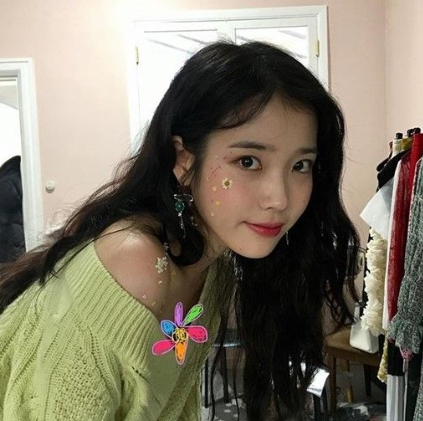
#> input picture py_learn/com/gemini/opencv/mei.png, 423 x 421 px
$ python cv.py
#> lines starting #> are read from the running program, lines starting #| are printed output that depends on the picture; after the words box and inside, x2 and y2 are one past the last pixel; in counts of white or black regions, pixels touching at a corner belong together
import cv2

img = cv2.imread("mei.png")
#> img is the input picture: shape (421, 423, 3); mean B, G, R 104.7, 121.1, 128.7
# cv2.imshow("image",img)
# cv2.waitKey(0)
# cv2.destroyAllWindows()

# 主题

## 划线
green = (0,255,0)
# [12 lines of commented-out code are left out]
cv2.rectangle(img,(170,110),(320,260),green,2)
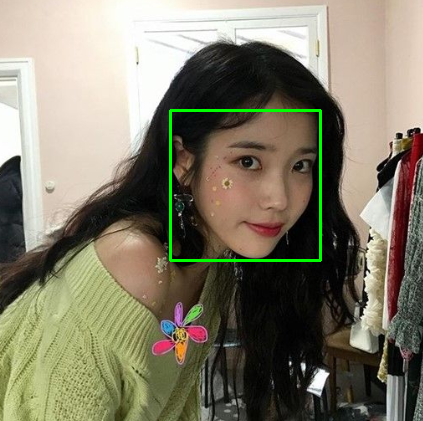
#> img: shape (421, 423, 3); 1.01% of pixels changed, all inside (x1, y1, x2, y2) = (169, 109, 322, 262)
cv2.imshow("img",img)
cv2.waitKey(0)
cv2.destroyAllWindows()
